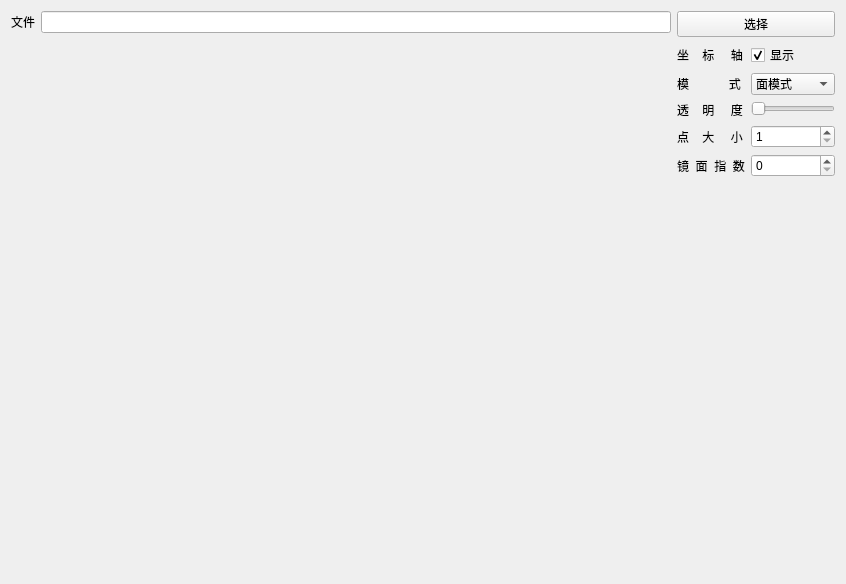
<?xml version="1.0" encoding="UTF-8"?>
<ui version="4.0">
 <class>Widget</class>
 <widget class="QWidget" name="Widget">
  <property name="geometry">
   <rect>
    <x>0</x>
    <y>0</y>
    <width>846</width>
    <height>584</height>
   </rect>
  </property>
  <property name="windowTitle">
   <string>VTK Demo</string>
  </property>
  <layout class="QHBoxLayout" name="horizontalLayout_2">
   <item>
    <layout class="QVBoxLayout" name="verticalLayout">
     <item>
      <layout class="QHBoxLayout" name="horizontalLayout">
       <item>
        <widget class="QLabel" name="label_2">
         <property name="text">
          <string>文件</string>
         </property>
        </widget>
       </item>
       <item>
        <widget class="QLineEdit" name="fileLineEdit">
         <property name="readOnly">
          <bool>true</bool>
         </property>
        </widget>
       </item>
      </layout>
     </item>
     <item>
      <widget class="QVTKOpenGLStereoWidget" name="qvtkWidget" native="true">
       <property name="sizePolicy">
        <sizepolicy hsizetype="Expanding" vsizetype="Expanding">
         <horstretch>0</horstretch>
         <verstretch>0</verstretch>
        </sizepolicy>
       </property>
      </widget>
     </item>
    </layout>
   </item>
   <item>
    <layout class="QFormLayout" name="formLayout">
     <item row="0" column="0" colspan="2">
      <widget class="QPushButton" name="selectBtn">
       <property name="text">
        <string>选择</string>
       </property>
      </widget>
     </item>
     <item row="1" column="0">
      <widget class="QLabel" name="label_4">
       <property name="text">
        <string>坐    标     轴</string>
       </property>
      </widget>
     </item>
     <item row="1" column="1">
      <widget class="QCheckBox" name="axisCheckBox">
       <property name="text">
        <string>显示</string>
       </property>
       <property name="checked">
        <bool>true</bool>
       </property>
      </widget>
     </item>
     <item row="2" column="0">
      <widget class="QLabel" name="label_3">
       <property name="text">
        <string>模            式</string>
       </property>
      </widget>
     </item>
     <item row="2" column="1">
      <widget class="QComboBox" name="modeComboBox">
       <item>
        <property name="text">
         <string>面模式</string>
        </property>
       </item>
       <item>
        <property name="text">
         <string>点模式</string>
        </property>
       </item>
      </widget>
     </item>
     <item row="3" column="0">
      <widget class="QLabel" name="transparencyLabel">
       <property name="text">
        <string>透    明     度</string>
       </property>
      </widget>
     </item>
     <item row="3" column="1">
      <widget class="QSlider" name="transparencySlider">
       <property name="sizePolicy">
        <sizepolicy hsizetype="Preferred" vsizetype="Fixed">
         <horstretch>0</horstretch>
         <verstretch>0</verstretch>
        </sizepolicy>
       </property>
       <property name="maximum">
        <number>100</number>
       </property>
       <property name="orientation">
        <enum>Qt::Horizontal</enum>
       </property>
      </widget>
     </item>
     <item row="4" column="0">
      <widget class="QLabel" name="transparencyLabel_6">
       <property name="text">
        <string>点    大     小</string>
       </property>
      </widget>
     </item>
     <item row="4" column="1">
      <widget class="QSpinBox" name="pointSizeSpinBox">
       <property name="minimum">
        <number>1</number>
       </property>
       <property name="maximum">
        <number>16</number>
       </property>
      </widget>
     </item>
     <item row="5" column="0">
      <widget class="QLabel" name="transparencyLabel_5">
       <property name="text">
        <string>镜  面  指  数</string>
       </property>
      </widget>
     </item>
     <item row="5" column="1">
      <widget class="QSpinBox" name="specularPowerSpinBox">
       <property name="maximum">
        <number>128</number>
       </property>
      </widget>
     </item>
    </layout>
   </item>
  </layout>
 </widget>
 <layoutdefault spacing="6" margin="11"/>
 <customwidgets>
  <customwidget>
   <class>QVTKOpenGLStereoWidget</class>
   <extends>QWidget</extends>
   <header>QVTKOpenGLStereoWidget.h</header>
  </customwidget>
 </customwidgets>
 <resources/>
 <connections/>
</ui>
